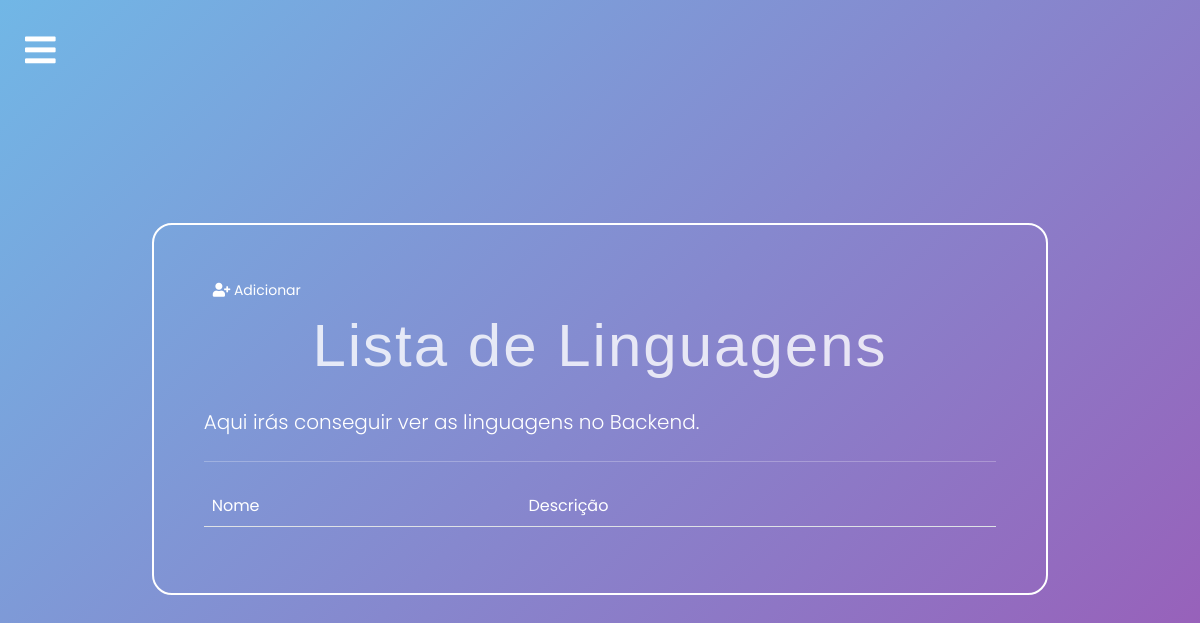
Before: /backend/linguagens/list/ (signed in) with the older database file.
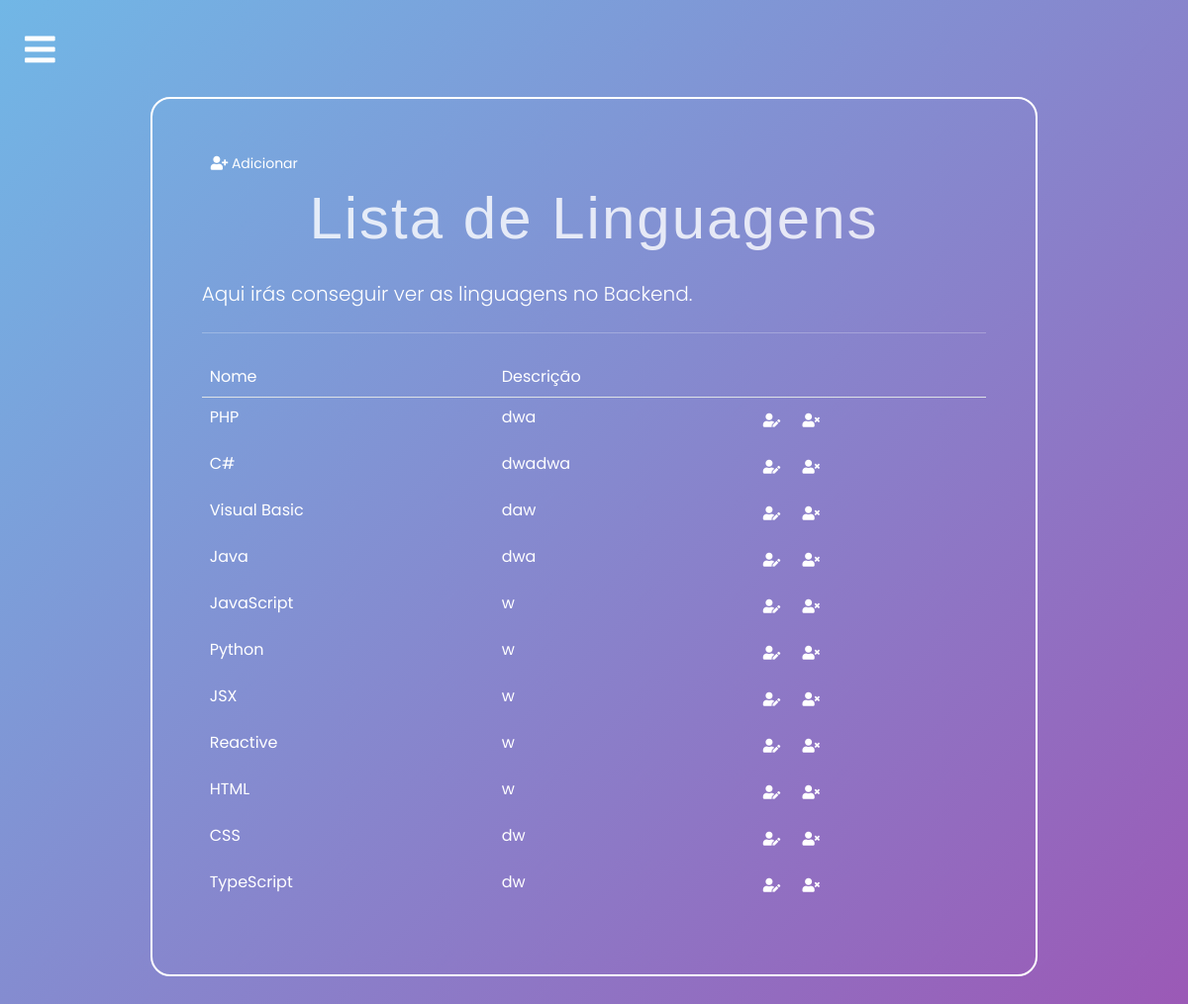
After: the same page with the newer database file.
### portofolio/models.py (models this page shows, shortened)
class Linguagem(models.Model):
    nome = models.CharField(max_length=255)
    acronimo = models.CharField(max_length=255)
    ano_criacao = models.IntegerField()
    criador = models.CharField(max_length=255, null=True, blank=True)
    logotipo = models.ImageField(upload_to='logos/linguagens/', null=True, blank=True)
    imagem_exemplo = models.ImageField(upload_to='snippets/', null=True, blank=True)
    link_oficial = models.URLField()
    descricao = models.TextField()

### portofolio/views.py (the view)
# urls.py: path('backend/linguagens/list/', views.linguagens_list, name='linguagens_list'), # get req. to retrieve and display all records
@login_required
def  linguagens_list(request):
        context = {'linguagem_list': Linguagem.objects.all()}
        return render(request, 'portofolio/trabalhos/linguagens/linguagem_list.html', context)

### portofolio/templates/portofolio/trabalhos/linguagens/linguagem_list.html (shortened to what this page needs)
{%extends 'portofolio/base.html' %}
{%load crispy_forms_tags%}
{%block content%}
<div class="container">
    <div class="col-md-10 offset-md-1 mt-5">
        <div class="limiter-form jumbotron">
            <a href="{%url 'portofolio:linguagens_insert'%}" class="btn btn-primary btn-sm">
                <i class="fas fa-user-plus"></i>
                Adicionar
            </a>
            <h1 class="display-4">Lista de Linguagens</h1>
            <p class="lead">Aqui irás conseguir ver as linguagens no Backend.</p>
            <hr class="my-4">
            <table class="table table-borderless">
                <thead class="border-bottom font-weight-bold">
                    <tr>
                        <td>Nome</td>
                        <td>Descrição</td>
                    </tr>
                    <tbody>
                        {%for linguagem in linguagem_list%}
                        <tr>
                            <td>{{linguagem.nome}}</td>
                            <td>{{linguagem.descricao|truncatewords:10}}</td>
                            <td>
                                <a href="{%url 'portofolio:linguagem_update' linguagem.id%}" class="btn btn-warning btn-sm">
                                    <i class="fas fa-user-edit"></i>
                                </a>
                                <form action="{%url 'portofolio:linguagem_delete' linguagem.id%}" method="post" class="d-inline">
                                    <button type="submit" class="btn btn-danger btn-sm">
                                        <i class="fas fa-user-times"></i>
                                    </button>
                                </form>
                            </td>
                        </tr>
                        {% endfor %}
                    </tbody>
                </thead>
            </table>
        </div>
    </div>
</div>
{%endblock%}

Changed rows visible on the page:
added Linguagem: nome "PHP", descricao "dwa"
added Linguagem: nome "C#", descricao "dwadwa"
added Linguagem: nome "Visual Basic", descricao "daw"
added Linguagem: nome "Java", descricao "dwa"
added Linguagem: nome "JavaScript", descricao "w"
added Linguagem: nome "Python", descricao "w"
added Linguagem: nome "JSX", descricao "w"
added Linguagem: nome "Reactive", descricao "w"
added Linguagem: nome "HTML", descricao "w"
added Linguagem: nome "CSS", descricao "dw"
added Linguagem: nome "TypeScript", descricao "dw"
